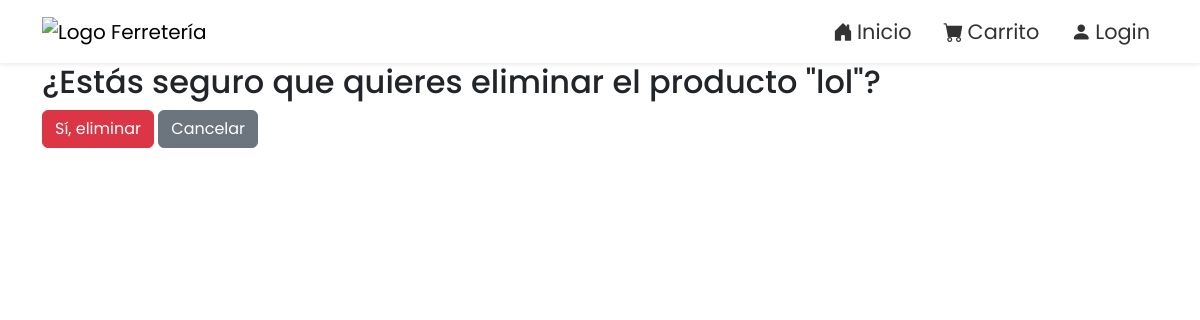
/producto/4/eliminar/, run on an earlier commit of the app's database.
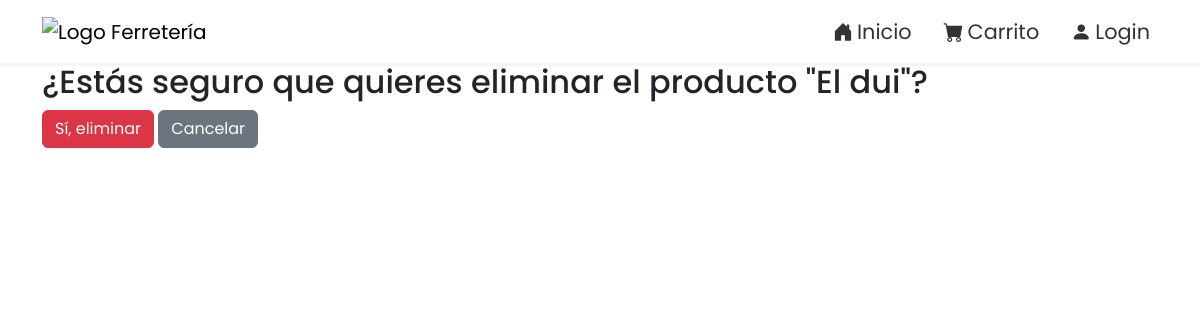
And on a later commit of the database.
### tienda/models.py (models this page shows, shortened)
class Producto(models.Model):
    nombre = models.CharField(max_length=255)
    descripcion = models.TextField()
    categoria = models.CharField(max_length=100)
    precio = models.DecimalField(max_digits=10, decimal_places=2)
    stock = models.IntegerField()
    imagen = models.ImageField(upload_to='static/productos/')

### tienda/views.py (the view)
# urls.py: path('producto/<int:pk>/eliminar/', views.producto_eliminar, name='producto_eliminar'),
def producto_eliminar(request, pk):
    producto = get_object_or_404(Producto, pk=pk)
    if request.method == 'POST':
        producto.delete()
        return redirect('home')
    return render(request, 'tienda/producto_confirmar_eliminar.html', {'producto': producto})

### tienda/templates/tienda/producto_confirmar_eliminar.html (shortened to what this page needs)
{% extends 'base.html' %}
{% block content %}
<div class="container">
    <h2>¿Estás seguro que quieres eliminar el producto "{{ producto.nombre }}"?</h2>
    <form method="POST">
        <button type="submit" class="btn btn-danger">Sí, eliminar</button>
        <a href="{% url 'home' %}" class="btn btn-secondary">Cancelar</a>
    </form>
</div>
{% endblock %}

What changed in the data, as far as the page shows it:
changed Producto: nombre "lol" → "El dui"
